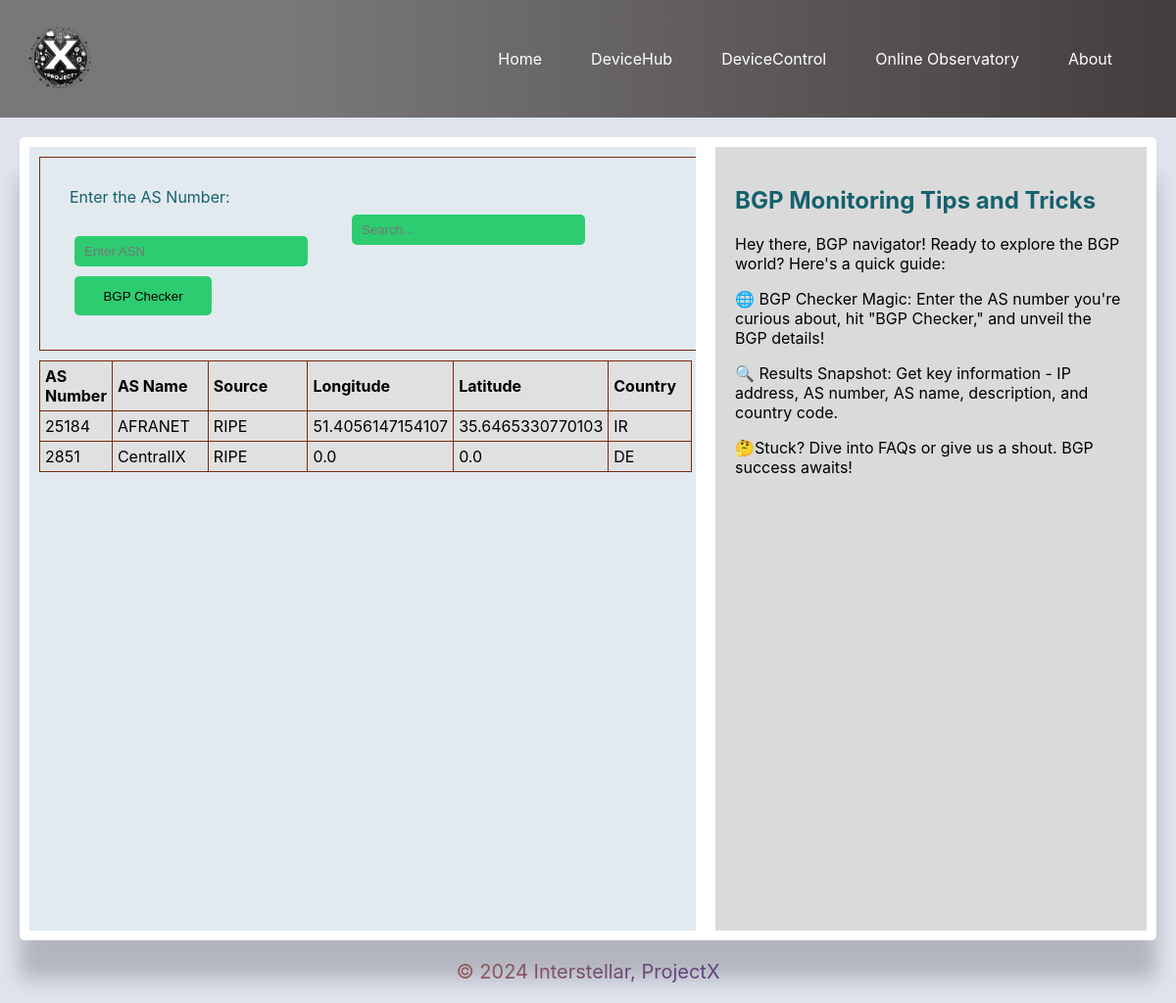
Page /bgpmonitor/ on the earlier database version.
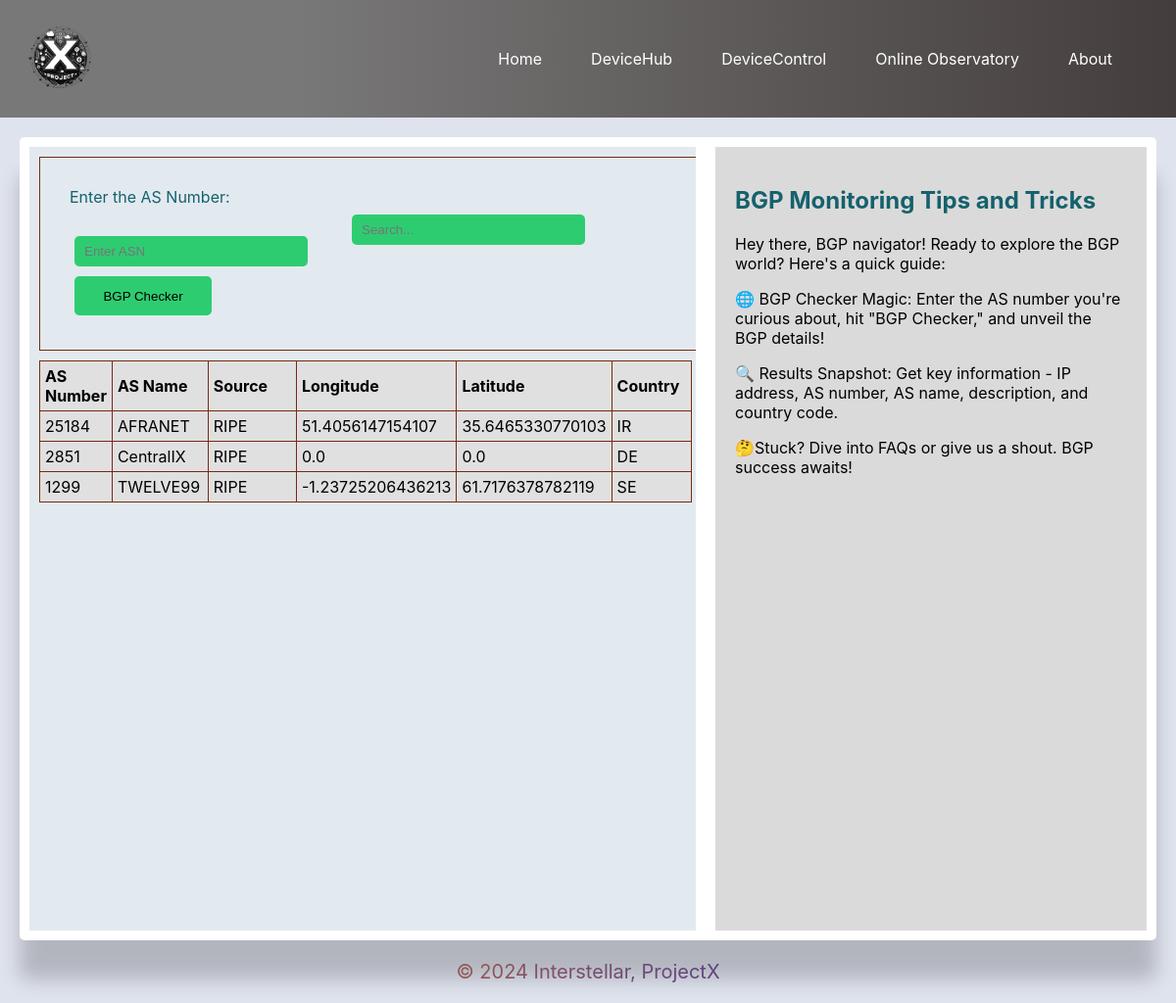
Same page on the later database version.
### bgpMonitor/models.py (models this page shows, shortened)
class BGPCheckResult(models.Model):
    as_number = models.CharField(max_length=255)
    as_name = models.CharField(max_length=255)
    source = models.CharField(max_length=255)
    longitude = models.FloatField()
    latitude = models.FloatField()
    country = models.CharField(max_length=255)

### bgpMonitor/views.py (the view, shortened to what this page needs)
# urls.py: path('', views.bgp_checker, name='bgp_checker'),
def bgp_checker(request):
    context = {}
    saved_results = BGPCheckResult.objects.all()
    context['saved_results'] = saved_results
    return render(request, 'bgp.html', context)

### templates/bgp.html (shortened to what this page needs)
{% extends 'base.html' %}
    {% load static %}
{% block content %}
<div class="container">
    <div class="form-container" id="form_input">
        <form id="bgpForm" method="post">
            <label for="asn_input">Enter the AS Number:</label><br>
            <input type="text" id="asn_input" name="asn_input" required="required" placeholder="Enter ASN" />
            <button type="submit" name="bgp_checker">BGP Checker</button>
        </form>
        <div class="bgp-search-box" id="bgp-search-box">
            <input type="text" id="search-box" placeholder="Search..." />
        </div>
    </div>
</div>
<table>
    {% if saved_results %}
    <thead>
        <tr>
            <th>AS Number</th>
            <th>AS Name</th>
            <th>Source</th>
            <th>Longitude</th>
            <th>Latitude</th>
            <th>Country</th>
        </tr>
    </thead>
    <tbody id="bgp-table-body">
        {% for result in saved_results %}
        <tr>
            <td>{{ result.as_number }}</td>
            <td>{{ result.as_name }}</td>
            <td>{{ result.source }}</td>
            <td>{{ result.longitude }}</td>
            <td>{{ result.latitude }}</td>
            <td>{{ result.country }}</td>
        </tr>
        {% endfor %}
    </tbody>
    {% endif %}
</table>
{% endblock %}
{% block help %}
<h2>BGP Monitoring Tips and Tricks</h2>
<div>
    <p>Hey there, BGP navigator! Ready to explore the BGP world? Here's a quick guide:</p>
    <p>🌐 BGP Checker Magic: Enter the AS number you're curious about,
        hit "BGP Checker," and unveil the BGP details!</p>
    <p>🔍 Results Snapshot: Get key information - IP address, AS number,
        AS name, description, and country code.</p>
    <p>🤔Stuck? Dive into FAQs or give us a shout. BGP success awaits!</p>
</div>
{% endblock %}

Differences in the rows shown:
added BGPCheckResult: as_number "1299", as_name "TWELVE99", source "RIPE", longitude "-1.23725206436213", latitude "61.7176378782119", country "SE"
